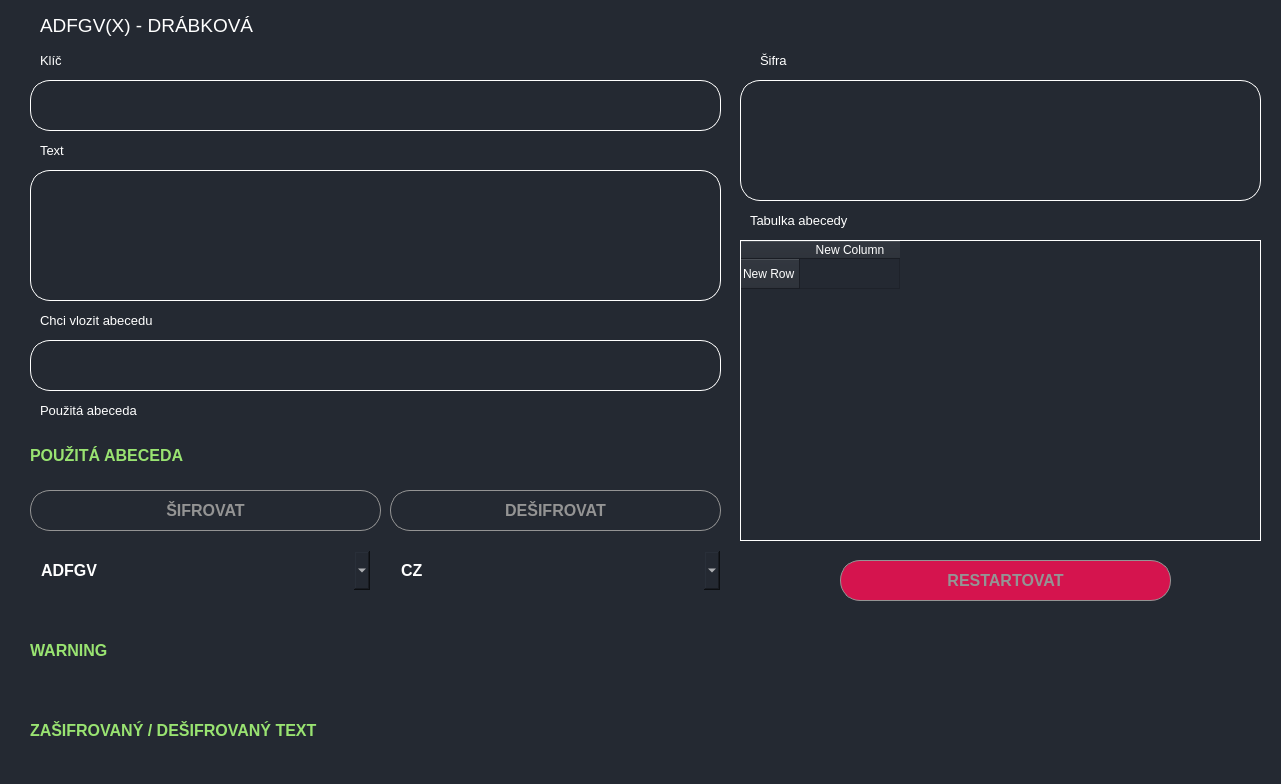
<?xml version="1.0" encoding="UTF-8"?>
<ui version="4.0">
 <class>Form</class>
 <widget class="QWidget" name="Form">
  <property name="geometry">
   <rect>
    <x>0</x>
    <y>0</y>
    <width>1281</width>
    <height>784</height>
   </rect>
  </property>
  <property name="font">
   <font>
    <pointsize>12</pointsize>
    <weight>75</weight>
    <bold>true</bold>
   </font>
  </property>
  <property name="windowTitle">
   <string>Form</string>
  </property>
  <property name="styleSheet">
   <string notr="true">background-color:rgb(36, 41, 50)</string>
  </property>
  <widget class="QLineEdit" name="klic">
   <property name="geometry">
    <rect>
     <x>30</x>
     <y>80</y>
     <width>691</width>
     <height>51</height>
    </rect>
   </property>
   <property name="styleSheet">
    <string notr="true">QLineEdit {
border:1px solid white;
border-radius: 20px;
color: #FFF;
padding-left:10px;
padding-right: 10px;
padding-top:10px;
padding-bottom:10px;


}</string>
   </property>
  </widget>
  <widget class="QLineEdit" name="otevrenyText">
   <property name="geometry">
    <rect>
     <x>30</x>
     <y>170</y>
     <width>691</width>
     <height>131</height>
    </rect>
   </property>
   <property name="styleSheet">
    <string notr="true">QLineEdit {

border:1px solid white;
border-radius: 20px;
color: #FFF;
padding-left:10px;
padding-right: 10px;
padding-top:10px;
padding-bottom:10px;



}</string>
   </property>
   <property name="text">
    <string/>
   </property>
  </widget>
  <widget class="QPushButton" name="sifrovatButton">
   <property name="geometry">
    <rect>
     <x>30</x>
     <y>490</y>
     <width>351</width>
     <height>41</height>
    </rect>
   </property>
   <property name="styleSheet">
    <string notr="true">QPushButton{
	font: 75 10pt &quot;MS Shell Dlg 2&quot;;
	color:rgb(148, 148, 148);
	border-radius: 20px;
	border: 1px solid rgb(148, 148, 148);
}
QPushButton:hover{
	color:rgb(255, 255, 255);

}</string>
   </property>
   <property name="text">
    <string>ŠIFROVAT</string>
   </property>
  </widget>
  <widget class="QPushButton" name="desifrovatButton">
   <property name="geometry">
    <rect>
     <x>390</x>
     <y>490</y>
     <width>331</width>
     <height>41</height>
    </rect>
   </property>
   <property name="styleSheet">
    <string notr="true">QPushButton{
	font: 75 10pt &quot;MS Shell Dlg 2&quot;;
	color:rgb(148, 148, 148);
	border-radius: 20px;
	border: 1px solid rgb(148, 148, 148);
}
QPushButton:hover{
	color:rgb(255, 255, 255);

}</string>
   </property>
   <property name="text">
    <string>DEŠIFROVAT</string>
   </property>
  </widget>
  <widget class="QLineEdit" name="sifrovanyText">
   <property name="geometry">
    <rect>
     <x>740</x>
     <y>80</y>
     <width>521</width>
     <height>121</height>
    </rect>
   </property>
   <property name="styleSheet">
    <string notr="true">QLineEdit {
border:1px solid white;
border-radius: 20px;
color: #FFF;
padding-left:10px;
padding-right: 10px;
padding-top:10px;
padding-bottom:10px;


}</string>
   </property>
  </widget>
  <widget class="QLabel" name="labelKlicInput">
   <property name="geometry">
    <rect>
     <x>40</x>
     <y>50</y>
     <width>31</width>
     <height>21</height>
    </rect>
   </property>
   <property name="font">
    <font>
     <pointsize>10</pointsize>
     <weight>50</weight>
     <bold>false</bold>
    </font>
   </property>
   <property name="styleSheet">
    <string notr="true">QLabel{
color: rgb(255, 255, 255);
}</string>
   </property>
   <property name="text">
    <string>Klíč</string>
   </property>
  </widget>
  <widget class="QLabel" name="labelTextInput">
   <property name="geometry">
    <rect>
     <x>40</x>
     <y>140</y>
     <width>31</width>
     <height>21</height>
    </rect>
   </property>
   <property name="font">
    <font>
     <pointsize>10</pointsize>
     <weight>50</weight>
     <bold>false</bold>
    </font>
   </property>
   <property name="styleSheet">
    <string notr="true">QLabel{
color: rgb(255, 255, 255);
}</string>
   </property>
   <property name="text">
    <string>Text</string>
   </property>
  </widget>
  <widget class="QLineEdit" name="abecedaInput">
   <property name="geometry">
    <rect>
     <x>30</x>
     <y>340</y>
     <width>691</width>
     <height>51</height>
    </rect>
   </property>
   <property name="styleSheet">
    <string notr="true">QLineEdit {

border:1px solid white;
border-radius: 20px;
color: #FFF;
padding-left:10px;
padding-right: 10px;
padding-top:10px;
padding-bottom:10px;



}</string>
   </property>
   <property name="text">
    <string/>
   </property>
   <property name="readOnly">
    <bool>false</bool>
   </property>
  </widget>
  <widget class="QLabel" name="labelAbecedaInput">
   <property name="geometry">
    <rect>
     <x>40</x>
     <y>310</y>
     <width>201</width>
     <height>21</height>
    </rect>
   </property>
   <property name="font">
    <font>
     <pointsize>10</pointsize>
     <weight>50</weight>
     <bold>false</bold>
    </font>
   </property>
   <property name="styleSheet">
    <string notr="true">QLabel{
color: rgb(255, 255, 255);
}</string>
   </property>
   <property name="text">
    <string>Chci vlozit abecedu</string>
   </property>
  </widget>
  <widget class="QLabel" name="labelSifraOutput">
   <property name="geometry">
    <rect>
     <x>760</x>
     <y>50</y>
     <width>51</width>
     <height>21</height>
    </rect>
   </property>
   <property name="font">
    <font>
     <pointsize>10</pointsize>
     <weight>50</weight>
     <bold>false</bold>
    </font>
   </property>
   <property name="styleSheet">
    <string notr="true">QLabel{
color: rgb(255, 255, 255);
}</string>
   </property>
   <property name="text">
    <string>Šifra</string>
   </property>
  </widget>
  <widget class="QLabel" name="labelTableOutput">
   <property name="geometry">
    <rect>
     <x>750</x>
     <y>210</y>
     <width>131</width>
     <height>21</height>
    </rect>
   </property>
   <property name="font">
    <font>
     <pointsize>10</pointsize>
     <weight>50</weight>
     <bold>false</bold>
    </font>
   </property>
   <property name="styleSheet">
    <string notr="true">QLabel{
color: rgb(255, 255, 255);
}</string>
   </property>
   <property name="text">
    <string>Tabulka abecedy</string>
   </property>
  </widget>
  <widget class="QComboBox" name="comboMatrix">
   <property name="geometry">
    <rect>
     <x>30</x>
     <y>550</y>
     <width>341</width>
     <height>41</height>
    </rect>
   </property>
   <property name="styleSheet">
    <string notr="true">QComboBox {
border:1px solid transparent;
border-radius: 2px;
color: #FFF;
padding-left:10px;
padding-right: 10px;
padding-top:10px;
padding-bottom:10px;

}

QComboBox QListView {
color: rgb(97, 97, 97);
}



QComboBox::down-arrow
{
image: url(D:/PROGRAMOVANI/DRUHAK/KRYPTO/PYTHON/AGDX_sifra/down-chevron.png);
width: 20px;
}</string>
   </property>
   <item>
    <property name="text">
     <string>ADFGV</string>
    </property>
   </item>
   <item>
    <property name="text">
     <string>ADFGVX</string>
    </property>
   </item>
  </widget>
  <widget class="QComboBox" name="comboLanguage">
   <property name="geometry">
    <rect>
     <x>390</x>
     <y>550</y>
     <width>331</width>
     <height>41</height>
    </rect>
   </property>
   <property name="styleSheet">
    <string notr="true">QComboBox {
border:1px solid transparent;
border-radius: 2px;
color: #FFF;
padding-left:10px;
padding-right: 10px;
padding-top:10px;
padding-bottom:10px;

}



QComboBox QListView {
color: rgb(97, 97, 97);
}

QComboBox::down-arrow
{
image: url(D:/PROGRAMOVANI/DRUHAK/KRYPTO/PYTHON/AGDX_sifra/down-chevron.png);
width: 20px;
}</string>
   </property>
   <item>
    <property name="text">
     <string>CZ</string>
    </property>
   </item>
   <item>
    <property name="text">
     <string>ENG</string>
    </property>
   </item>
  </widget>
  <widget class="QLabel" name="nadpis">
   <property name="geometry">
    <rect>
     <x>40</x>
     <y>10</y>
     <width>241</width>
     <height>31</height>
    </rect>
   </property>
   <property name="font">
    <font>
     <pointsize>14</pointsize>
     <weight>50</weight>
     <bold>false</bold>
    </font>
   </property>
   <property name="styleSheet">
    <string notr="true">QLabel{
color: rgb(255, 255, 255);
}</string>
   </property>
   <property name="text">
    <string>ADFGV(X) - DRÁBKOVÁ</string>
   </property>
  </widget>
  <widget class="QLabel" name="warning">
   <property name="geometry">
    <rect>
     <x>30</x>
     <y>620</y>
     <width>1231</width>
     <height>61</height>
    </rect>
   </property>
   <property name="styleSheet">
    <string notr="true">QLabel {
color: rgb(153, 227, 113);
}</string>
   </property>
   <property name="text">
    <string>WARNING</string>
   </property>
  </widget>
  <widget class="QTableWidget" name="tabulkaAbecedy">
   <property name="geometry">
    <rect>
     <x>740</x>
     <y>240</y>
     <width>521</width>
     <height>301</height>
    </rect>
   </property>
   <property name="styleSheet">
    <string notr="true">QTableWidget{
border:1px solid white;
color: #FFF;


}
QHeaderView::section {
background-color:rgb(36, 41, 50);
color: #FFF;
}

QTableWidget QTableCornerButton::section {
background-color:rgb(36, 41, 50);


}</string>
   </property>
   <property name="sizeAdjustPolicy">
    <enum>QAbstractScrollArea::AdjustIgnored</enum>
   </property>
   <row>
    <property name="text">
     <string>New Row</string>
    </property>
   </row>
   <column>
    <property name="text">
     <string>New Column</string>
    </property>
   </column>
  </widget>
  <widget class="QLabel" name="labelAbecedaInput_2">
   <property name="geometry">
    <rect>
     <x>40</x>
     <y>400</y>
     <width>201</width>
     <height>21</height>
    </rect>
   </property>
   <property name="font">
    <font>
     <pointsize>10</pointsize>
     <weight>50</weight>
     <bold>false</bold>
    </font>
   </property>
   <property name="styleSheet">
    <string notr="true">QLabel{
color: rgb(255, 255, 255);
}</string>
   </property>
   <property name="text">
    <string>Použitá abeceda</string>
   </property>
  </widget>
  <widget class="QLabel" name="labelPouzitaAbeceda">
   <property name="geometry">
    <rect>
     <x>30</x>
     <y>440</y>
     <width>681</width>
     <height>31</height>
    </rect>
   </property>
   <property name="styleSheet">
    <string notr="true">QLabel {
color: rgb(153, 227, 113);
}</string>
   </property>
   <property name="text">
    <string>POUŽITÁ ABECEDA</string>
   </property>
  </widget>
  <widget class="QLabel" name="zobrazeniSifer">
   <property name="geometry">
    <rect>
     <x>30</x>
     <y>700</y>
     <width>1231</width>
     <height>61</height>
    </rect>
   </property>
   <property name="styleSheet">
    <string notr="true">QLabel {
color: rgb(153, 227, 113);
}</string>
   </property>
   <property name="text">
    <string>ZAŠIFROVANÝ / DEŠIFROVANÝ TEXT</string>
   </property>
  </widget>
  <widget class="QPushButton" name="restartButton">
   <property name="geometry">
    <rect>
     <x>840</x>
     <y>560</y>
     <width>331</width>
     <height>41</height>
    </rect>
   </property>
   <property name="styleSheet">
    <string notr="true">QPushButton{
	font: 75 10pt &quot;MS Shell Dlg 2&quot;;
	color:rgb(148, 148, 148);
	border-radius: 20px;
	
	background-color: rgb(213, 20, 78);
	border: 1px solid rgb(148, 148, 148);
}
QPushButton:hover{
	color:red;

}</string>
   </property>
   <property name="text">
    <string>RESTARTOVAT</string>
   </property>
  </widget>
 </widget>
 <resources/>
 <connections/>
</ui>
